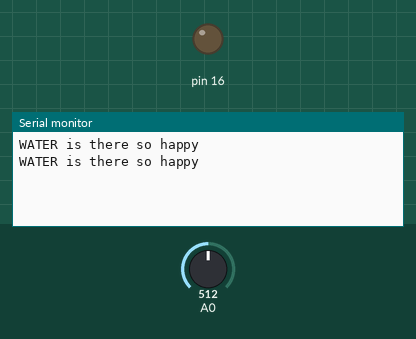
Recording of a sketch running on a simulated Arduino Uno, built with avr-gcc and run on an emulated ATmega328P. Shown: output pins drawn as LEDs (lit = HIGH), the last lines printed to the serial monitor. Inputs (shaded band) come from the test bench; at power-on: A0 = 512.

Above: at 1.8 s.
1.9 s: A0 set to 984
At 2.6 s:
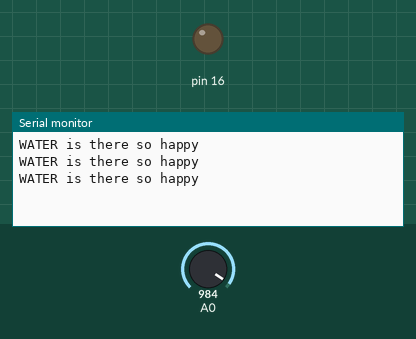
3.4 s: A0 set to 1015
At 4.8 s:
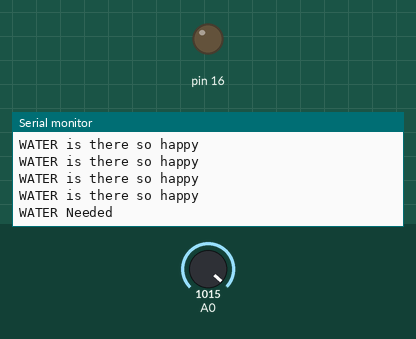

The sketch:

Moisture_sensor.ino
```cpp
void setup() {
pinMode(A0,INPUT);
pinMode(16,OUTPUT);
Serial.begin(9600);
}
void loop() {
int moisture;
moisture=analogRead(A0);//Reads analog value
if(moisture<1000){
digitalWrite(07,HIGH); //enables Motor
Serial.println("WATER is there so happy");
}
else
{
digitalWrite(07,LOW);
Serial.println("WATER Needed");
}
delay(1000);
}
```

Measured:
- the behaviour switches between 999 and 1000 on A0 (found by bisection; images 1 and 2)
- after the input at 3.4 s, the serial monitor: prints a new line after 0.60 s (image 2)
